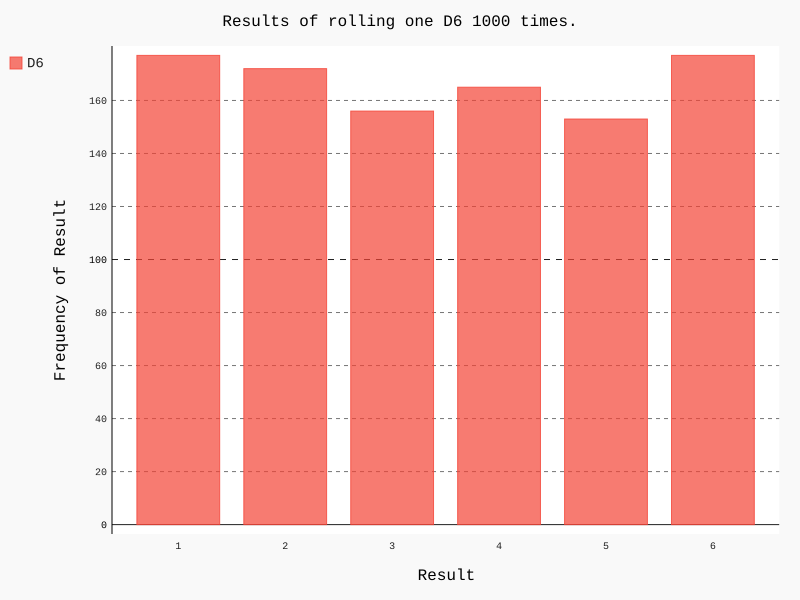

The Python source for this figure:
import pygal
from s_可视化.Pygal_test.die import Die


def visual_die():
    # 创建一个骰子
    die = Die()

    # 掷几次骰子，并将结果存储在一个列表中
    results = []

    for roll_num in range(1000):
        result = die.roll()
        results.append(result)

    # 分析结果
    frequencies = []

    # 统计没个点数出现的次数
    for value in range(1, die.num_sides + 1):
        frequency = results.count(value)
        frequencies.append(frequency)

    # 利用Pygal对结果进行可视化
    hist = pygal.Bar()

    hist.title = "Results of rolling one D6 1000 times."
    hist.x_labels = ['1', '2', '3', '4', '5', '6']
    hist.x_title = "Result"
    hist.y_title = "Frequency of Result"
    hist.add('D6', frequencies)
    hist.render_to_file('die_visual.svg')


if __name__ == '__main__':
    visual_die()
